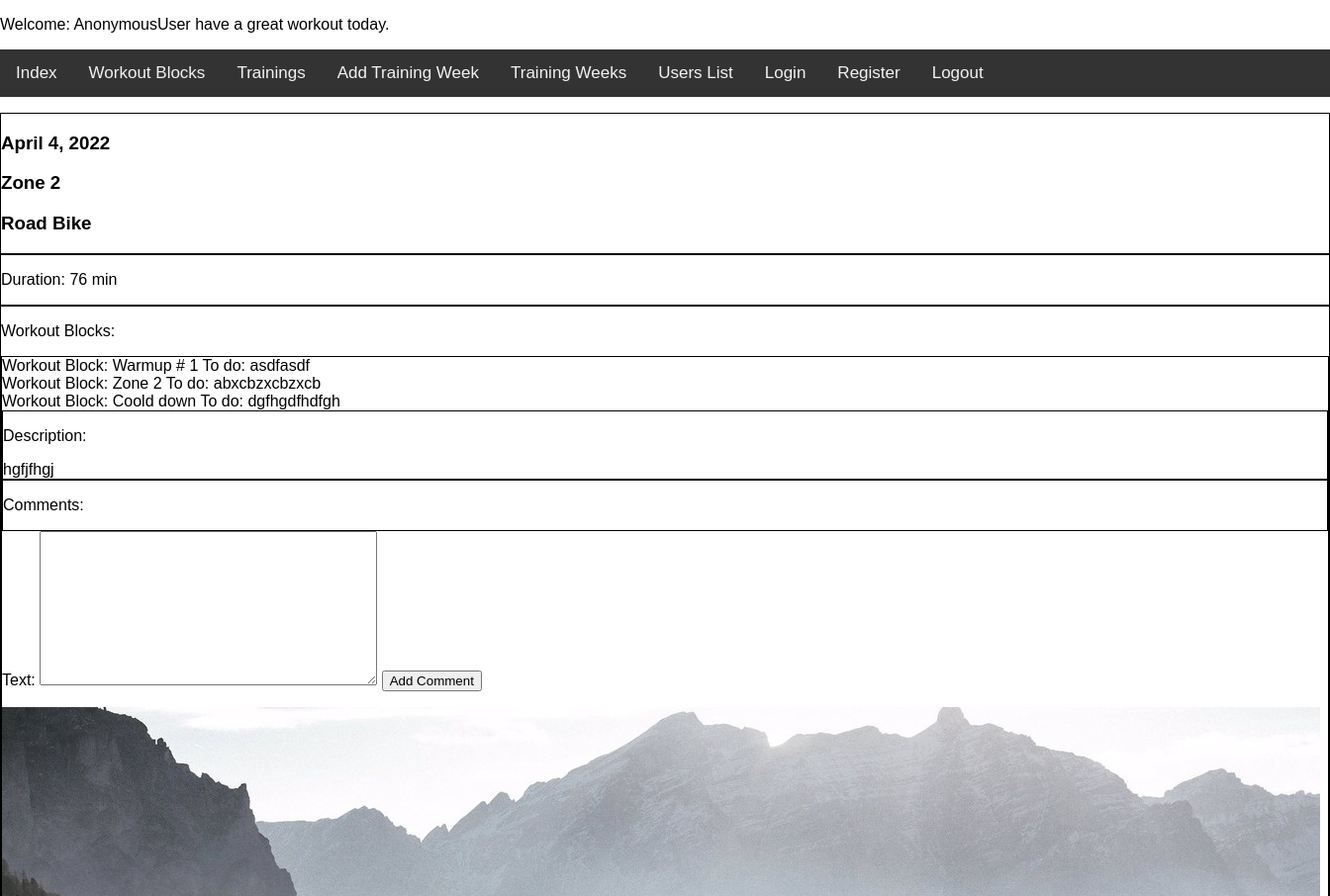
The app's page /trainingz_app/training_day/7/ (upper part), older data.
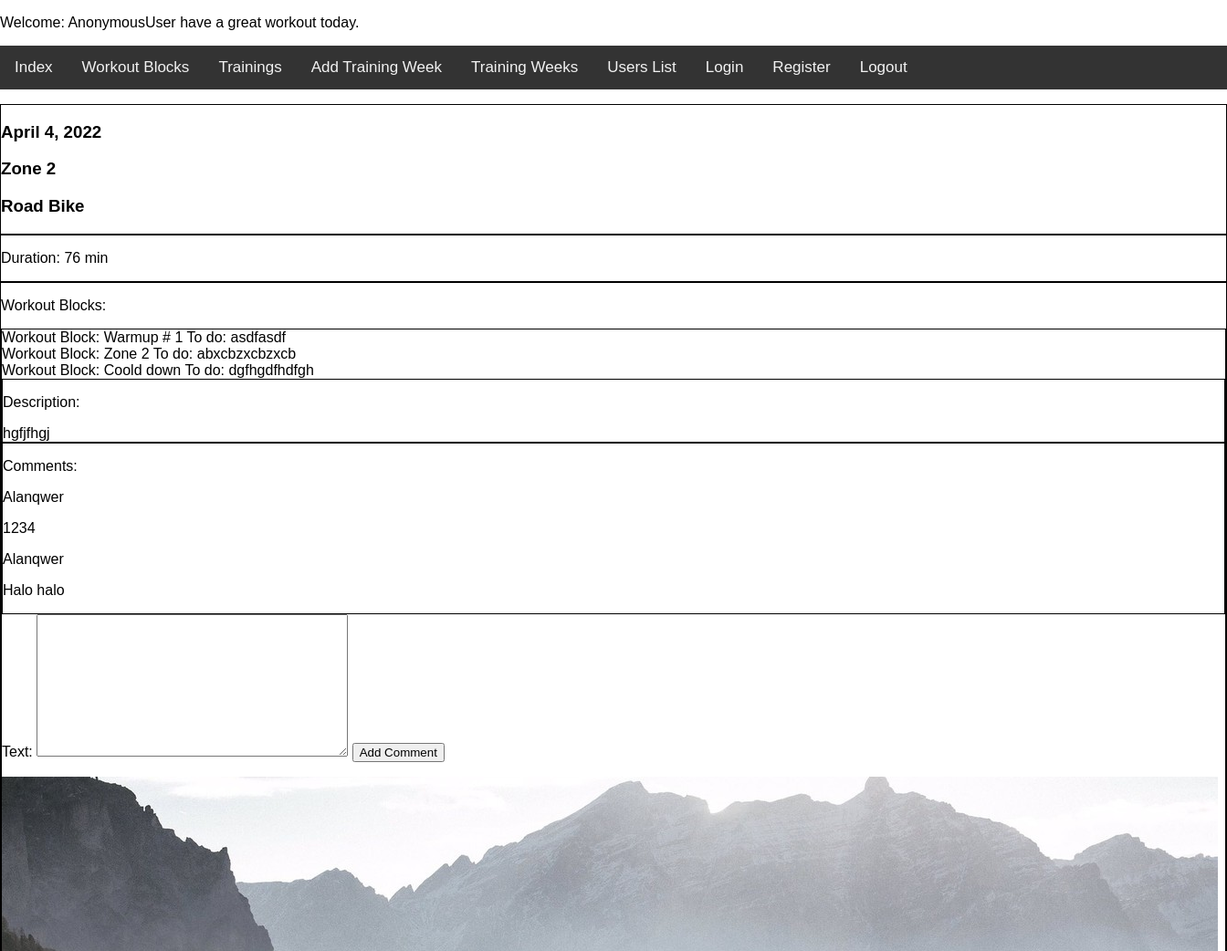
The same page, newer data.
### trainingz_app/models.py (models this page shows, shortened)
class WorkoutBlock(models.Model):
    name = models.CharField(max_length=50)
    workout_element = models.CharField(max_length=30, choices=WORKOUT_ELEMENTS)
    workout_details = models.TextField()
    duration = models.SmallIntegerField()

class Comment(models.Model):
    training_day = models.ForeignKey(TrainingDay, on_delete=models.CASCADE, null=True)
    text = models.TextField()
    author = models.ForeignKey(User, on_delete=models.SET_NULL, null=True)

### trainingz_app/views.py (the view, shortened to what this page needs)
class ShowDetailTrainingDayView(View):
    def get(self, request, id):
        training_day = TrainingDay.objects.get(pk=id)
        training_id = TrainingDay.objects.get(pk=id).training_id
        training = Training.objects.get(pk=training_id)
        workout_blocks = training.workout_blocks.all()
        comments = training_day.comment_set.all()
        form = AddCommentForm()
        training_duration = 0
        for workout_block in workout_blocks:
            training_duration += workout_block.duration
        ctx = {'comments': comments, "form": form, "training": training, "training_duration": training_duration, 'training_day': training_day}
        return render(request, "training_day_detail.html", ctx)

### trainingz_app/forms.py
class AddCommentForm(forms.ModelForm):
    class Meta:
        model = Comment
        fields = ['text']

### trainingz_app/context_processor.py (called while the page is built)
def get_date(request):
    return {"date": datetime.now()}

### trainingz_app/models.py (called while the page is built)
    def __str__(self):
        return self.name

    def __str__(self):
        return self.name

### trainingz_app/templates/training_day_detail.html (shortened to what this page needs)
{% extends 'base.html' %}
{% block trainingz %}
    <div style="border: solid; border-width: 1px;">
        <h3>{{ training_day.date }}</h3>
        <h3>{{ training_day.training }}</h3>
        <h3>{{ training_day.training.activity }}</h3>
    </div>
    <div style="border: solid; border-width: 1px;">
          <p>Duration: {{ training_duration }} min</p>
    </div>
    <div style="border: solid; border-width: 1px;">
       <p>Workout Blocks:</p>
<div style="border: solid; border-width: 1px;">
        {% for workout_block in training.workout_blocks.all %}
            <div>Workout Block: {{ workout_block.name }}  To do: {{ workout_block.workout_details }} </div>
        {% endfor %}
    <div style="border: solid; border-width: 1px;">
        <p>Description: </p>
        {{ training.description }}
    </div>
<div style="border: solid; border-width: 1px;">
        <p>Comments: </p>
     {% for comment in comments %}
         <p>{{ comment.author }}</p>
       <p> {{ comment.text }}</p>
    {% endfor %}
    </div>
<form method="POST">
        {{ form.as_table }}
        <input type="submit" value="Add Comment">
</form>
{% endblock %}

Row changes from the older to the newer data that the page shows:
added Comment: author "Alanqwer", text "1234"
added Comment: author "Alanqwer", text "Halo halo"
